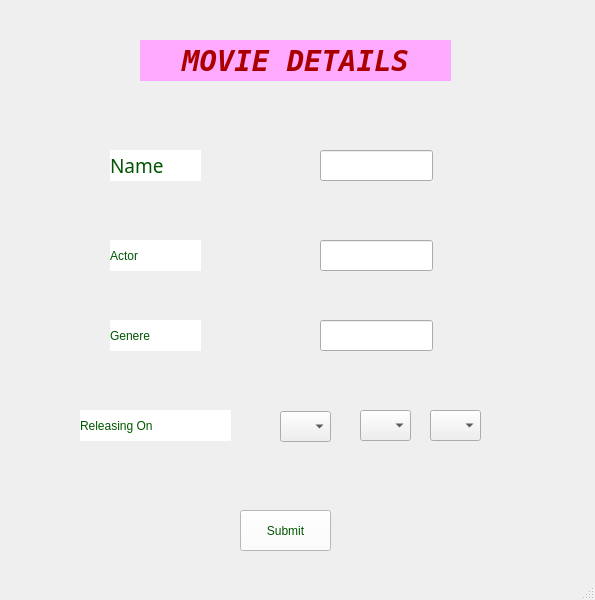
<?xml version="1.0" encoding="UTF-8"?>
<ui version="4.0">
 <class>MainWindow</class>
 <widget class="QMainWindow" name="MainWindow">
  <property name="geometry">
   <rect>
    <x>0</x>
    <y>0</y>
    <width>595</width>
    <height>600</height>
   </rect>
  </property>
  <property name="windowTitle">
   <string>MainWindow</string>
  </property>
  <widget class="QWidget" name="centralwidget">
   <widget class="QLabel" name="label">
    <property name="geometry">
     <rect>
      <x>0</x>
      <y>0</y>
      <width>595</width>
      <height>600</height>
     </rect>
    </property>
    <property name="styleSheet">
     <string notr="true">background-image: url(:/resource/6lvp4zT.jpg);</string>
    </property>
    <property name="text">
     <string/>
    </property>
    <property name="alignment">
     <set>Qt::AlignCenter</set>
    </property>
   </widget>
   <widget class="QLabel" name="label_2">
    <property name="geometry">
     <rect>
      <x>140</x>
      <y>40</y>
      <width>311</width>
      <height>41</height>
     </rect>
    </property>
    <property name="font">
     <font>
      <family>NSimSun</family>
      <pointsize>22</pointsize>
      <weight>75</weight>
      <italic>true</italic>
      <bold>true</bold>
      <strikeout>false</strikeout>
      <kerning>true</kerning>
     </font>
    </property>
    <property name="styleSheet">
     <string notr="true">color: rgb(170, 0, 0);
background-color: rgb(255, 170, 255);</string>
    </property>
    <property name="text">
     <string>MOVIE DETAILS</string>
    </property>
    <property name="alignment">
     <set>Qt::AlignCenter</set>
    </property>
   </widget>
   <widget class="QLabel" name="lblname">
    <property name="geometry">
     <rect>
      <x>110</x>
      <y>150</y>
      <width>91</width>
      <height>31</height>
     </rect>
    </property>
    <property name="font">
     <font>
      <family>Rockwell</family>
      <pointsize>14</pointsize>
      <weight>9</weight>
      <italic>false</italic>
      <bold>false</bold>
     </font>
    </property>
    <property name="styleSheet">
     <string notr="true">;
font: 75 14pt &quot;Rockwell&quot;;
color: rgb(0, 85, 0);
background-color: rgb(255, 255, 255);</string>
    </property>
    <property name="text">
     <string>Name</string>
    </property>
   </widget>
   <widget class="QLabel" name="lblactor">
    <property name="geometry">
     <rect>
      <x>110</x>
      <y>240</y>
      <width>91</width>
      <height>31</height>
     </rect>
    </property>
    <property name="styleSheet">
     <string notr="true">;
font: 75 14pt &quot;Rockwell&quot;;
color: rgb(0, 85, 0);
background-color: rgb(255, 255, 255);</string>
    </property>
    <property name="text">
     <string>Actor</string>
    </property>
   </widget>
   <widget class="QLabel" name="lblgenere">
    <property name="geometry">
     <rect>
      <x>110</x>
      <y>320</y>
      <width>91</width>
      <height>31</height>
     </rect>
    </property>
    <property name="styleSheet">
     <string notr="true">;
font: 75 14pt &quot;Rockwell&quot;;
color: rgb(0, 85, 0);
background-color: rgb(255, 255, 255);</string>
    </property>
    <property name="text">
     <string>Genere</string>
    </property>
   </widget>
   <widget class="QLabel" name="lbldatetime">
    <property name="geometry">
     <rect>
      <x>80</x>
      <y>410</y>
      <width>151</width>
      <height>31</height>
     </rect>
    </property>
    <property name="styleSheet">
     <string notr="true">;
font: 75 14pt &quot;Rockwell&quot;;
color: rgb(0, 85, 0);
background-color: rgb(255, 255, 255);</string>
    </property>
    <property name="text">
     <string>Releasing On</string>
    </property>
   </widget>
   <widget class="QPushButton" name="btnsubmit">
    <property name="geometry">
     <rect>
      <x>240</x>
      <y>510</y>
      <width>91</width>
      <height>41</height>
     </rect>
    </property>
    <property name="styleSheet">
     <string notr="true">;
font: 75 14pt &quot;Rockwell&quot;;
color: rgb(0, 85, 0);
background-color: rgb(255, 255, 255);</string>
    </property>
    <property name="text">
     <string>Submit</string>
    </property>
   </widget>
   <widget class="QLineEdit" name="txtname">
    <property name="geometry">
     <rect>
      <x>320</x>
      <y>150</y>
      <width>113</width>
      <height>31</height>
     </rect>
    </property>
   </widget>
   <widget class="QLineEdit" name="txtactor">
    <property name="geometry">
     <rect>
      <x>320</x>
      <y>240</y>
      <width>113</width>
      <height>31</height>
     </rect>
    </property>
   </widget>
   <widget class="QLineEdit" name="txtgenere">
    <property name="geometry">
     <rect>
      <x>320</x>
      <y>320</y>
      <width>113</width>
      <height>31</height>
     </rect>
    </property>
   </widget>
   <widget class="QComboBox" name="cmbdate">
    <property name="geometry">
     <rect>
      <x>280</x>
      <y>411</y>
      <width>51</width>
      <height>31</height>
     </rect>
    </property>
   </widget>
   <widget class="QComboBox" name="cmbmonth">
    <property name="geometry">
     <rect>
      <x>360</x>
      <y>410</y>
      <width>51</width>
      <height>31</height>
     </rect>
    </property>
   </widget>
   <widget class="QComboBox" name="cmbyear">
    <property name="geometry">
     <rect>
      <x>430</x>
      <y>410</y>
      <width>51</width>
      <height>31</height>
     </rect>
    </property>
   </widget>
  </widget>
  <widget class="QStatusBar" name="statusbar"/>
 </widget>
 <resources>
  <include location="resources.qrc"/>
 </resources>
 <connections/>
</ui>
